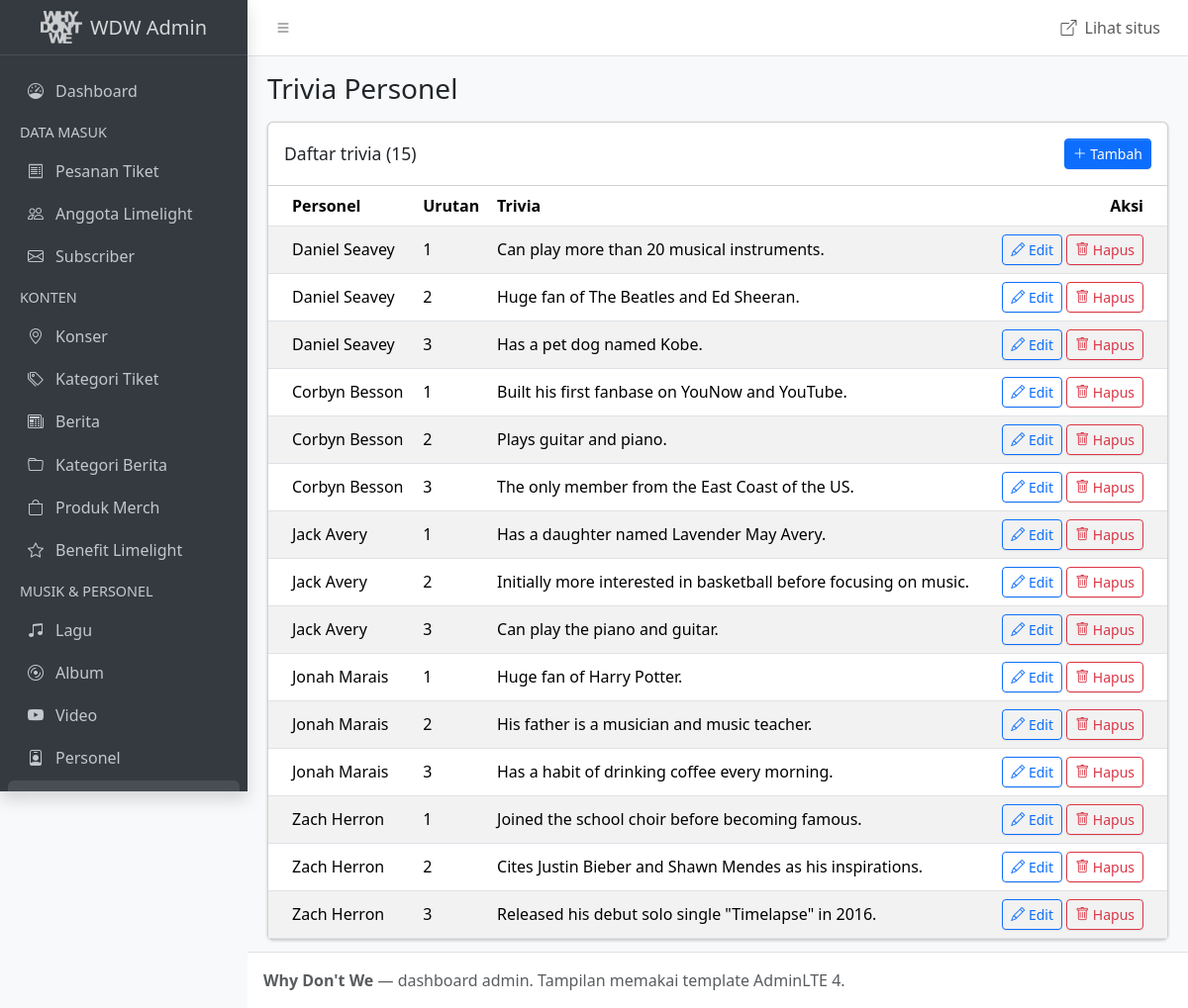
The app's page /admin/member_trivia.php with its own data.
### tables this page shows
CREATE TABLE member_trivia (
  id            INT UNSIGNED  NOT NULL AUTO_INCREMENT,
  member_id     INT UNSIGNED  NOT NULL,
  content       VARCHAR(255)  NOT NULL,
  sort_order    TINYINT UNSIGNED NOT NULL DEFAULT 0,  
  PRIMARY KEY (id),
  CONSTRAINT fk_trivia_member FOREIGN KEY (member_id) REFERENCES members (id)
    ON DELETE CASCADE
);

CREATE TABLE members (
  id            INT UNSIGNED  NOT NULL AUTO_INCREMENT,
  slug          VARCHAR(50)   NOT NULL,              
  full_name     VARCHAR(100)  NOT NULL,
  roles         VARCHAR(100)  NOT NULL,
  birth_date    DATE          NULL,
  zodiac        VARCHAR(20)   NULL,
  hometown      VARCHAR(100)  NULL,
  extra_label   VARCHAR(50)   NULL,                  
  extra_value   VARCHAR(150)  NULL,                  
  bio           TEXT          NULL,
  photo         VARCHAR(255)  NULL,
  hero_photo    VARCHAR(255)  NULL,
  sort_order    TINYINT UNSIGNED NOT NULL DEFAULT 0,  
  PRIMARY KEY (id),
  UNIQUE KEY uq_members_slug (slug)
);

### includes/db.php (called while the page is built, shortened)
<?php
function e($text)
{
    return htmlspecialchars((string) $text, ENT_QUOTES, 'UTF-8');
}

### admin/member_trivia.php (the view, shortened to what this page needs)
<?php
require __DIR__ . '/includes/init.php';
$action = $_GET['action'] ?? 'list';
if ($action === 'list') {
    $rows = mysqli_fetch_all(mysqli_query($conn, '
        SELECT t.*, m.full_name
        FROM member_trivia t JOIN members m ON m.id = t.member_id
        ORDER BY m.sort_order, t.sort_order, t.id'), MYSQLI_ASSOC);
}
require __DIR__ . '/includes/header.php';
?>
<?php if ($action === 'list'): ?>
<div class="card">
  <div class="card-header d-flex align-items-center">
    <h3 class="card-title mb-0">Daftar trivia (<?= count($rows) ?>)</h3>
    <a href="member_trivia.php?action=add" class="btn btn-primary btn-sm ms-auto"><i class="bi bi-plus-lg"></i> Tambah</a>
  </div>
  <div class="card-body p-0 table-responsive">
    <table class="table table-striped table-hover align-middle mb-0">
      <thead><tr><th>Personel</th><th>Urutan</th><th>Trivia</th><th class="text-end">Aksi</th></tr></thead>
      <tbody>
        <?php foreach ($rows as $row): ?>
        <tr>
          <td class="text-nowrap"><?= e($row['full_name']) ?></td>
          <td><?= (int) $row['sort_order'] ?></td>
          <td><?= e($row['content']) ?></td>
          <td class="text-end text-nowrap"><?= action_buttons('member_trivia.php', $row['id']) ?></td>
        </tr>
        <?php endforeach; ?>
      </tbody>
    </table>
  </div>
</div>
<?php endif; ?>
<?php require __DIR__ . '/includes/footer.php'; ?>

### admin/includes/init.php (shortened to what this page needs)
<?php
require __DIR__ . '/../../includes/db.php';
function action_buttons($page, $id)
{
    return '<a href="' . $page . '?action=edit&id=' . (int) $id . '" class="btn btn-sm btn-outline-primary"><i class="bi bi-pencil"></i> Edit</a> '
        . '<form method="post" action="' . $page . '" class="d-inline" onsubmit="return confirm(\'Hapus data ini?\')">'
        . '<input type="hidden" name="do" value="delete"><input type="hidden" name="id" value="' . (int) $id . '">'
        . '<button class="btn btn-sm btn-outline-danger"><i class="bi bi-trash"></i> Hapus</button></form>';
}

### records on screen
member_trivia: member.full_name "Daniel Seavey", sort_order "1", content "Can play more than 20 musical instruments."
member_trivia: member.full_name "Daniel Seavey", sort_order "2", content "Huge fan of The Beatles and Ed Sheeran."
member_trivia: member.full_name "Daniel Seavey", sort_order "3", content "Has a pet dog named Kobe."
member_trivia: member.full_name "Corbyn Besson", sort_order "1", content "Built his first fanbase on YouNow and YouTube."
member_trivia: member.full_name "Corbyn Besson", sort_order "2", content "Plays guitar and piano."
member_trivia: member.full_name "Corbyn Besson", sort_order "3", content "The only member from the East Coast of the US."
member_trivia: member.full_name "Jack Avery", sort_order "1", content "Has a daughter named Lavender May Avery."
member_trivia: member.full_name "Jack Avery", sort_order "2", content "Initially more interested in basketball before focusing on music."
member_trivia: member.full_name "Jack Avery", sort_order "3", content "Can play the piano and guitar."
member_trivia: member.full_name "Jonah Marais", sort_order "1", content "Huge fan of Harry Potter."
member_trivia: member.full_name "Jonah Marais", sort_order "2", content "His father is a musician and music teacher."
member_trivia: member.full_name "Jonah Marais", sort_order "3", content "Has a habit of drinking coffee every morning."
member_trivia: member.full_name "Zach Herron", sort_order "1", content "Joined the school choir before becoming famous."
member_trivia: member.full_name "Zach Herron", sort_order "2", content "Cites Justin Bieber and Shawn Mendes as his inspirations."
member_trivia: member.full_name "Zach Herron", sort_order "3", content "Released his debut solo single \"Timelapse\" in 2016."

### other values on screen
$group "DATA MASUK"
$title "Pesanan Tiket"
$title "Anggota Limelight"
$title "Subscriber"
$group "KONTEN"
$title "Konser"
$title "Kategori Tiket"
$title "Berita"
$title "Kategori Berita"
$title "Produk Merch"
$title "Benefit Limelight"
$group "MUSIK & PERSONEL"
$title "Lagu"
$title "Album"
$title "Video"
